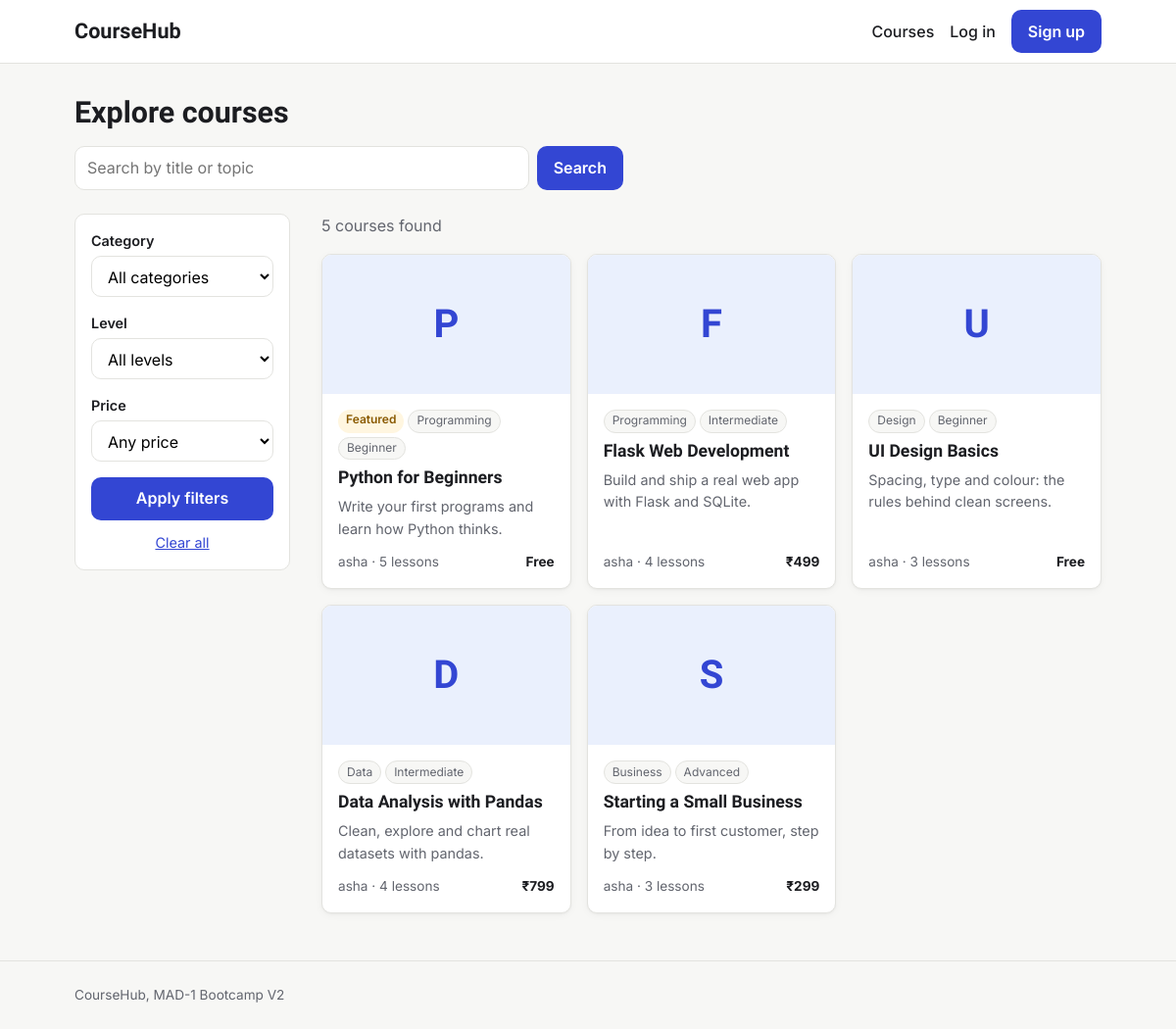
Screenshot of /courses with the database file from the repository.
### models.py (models this page shows, shortened)
class Course(db.Model):
    id = db.Column(db.Integer, primary_key=True)
    title = db.Column(db.String(200), nullable=False)
    slug = db.Column(db.String(200), unique=True, nullable=False)
    description = db.Column(db.Text)
    short_description = db.Column(db.String(500))
    thumbnail = db.Column(db.String(300))
    price = db.Column(db.Float, default=0.0)
    category = db.Column(db.String(50))
    level = db.Column(db.String(20))
    is_published = db.Column(db.Boolean, default=False)
    is_featured = db.Column(db.Boolean, default=False)
    instructor_id = db.Column(db.Integer, db.ForeignKey("user.id"), nullable=False)
    created_at = db.Column(db.DateTime, default=utc_now)
    updated_at = db.Column(db.DateTime, default=utc_now, onupdate=utc_now)
    lessons = db.relationship(
        "Lesson",
        backref="course",
        cascade="all, delete-orphan",
        order_by="Lesson.order",
    )
    enrollments = db.relationship(
        "Enrollment", backref="course", cascade="all, delete-orphan"
    )

class User(db.Model):
    id = db.Column(db.Integer, primary_key=True)
    username = db.Column(db.String(80), unique=True, nullable=False)
    email = db.Column(db.String(120), unique=True, nullable=False)
    password_hash = db.Column(db.String(256), nullable=False)
    role = db.Column(db.String(20), nullable=False, default="student")
    bio = db.Column(db.Text)
    avatar = db.Column(db.String(200))
    created_at = db.Column(db.DateTime, default=utc_now)
    is_active = db.Column(db.Boolean, default=True)
    taught_courses = db.relationship("Course", backref="instructor", lazy=True)
    enrollments = db.relationship(
        "Enrollment", backref="student", cascade="all, delete-orphan"
    )
    completions = db.relationship(
        "LessonCompletion", backref="student", cascade="all, delete-orphan"
    )

### app.py (the view, shortened to what this page needs)
    @app.route("/courses")
    def course_list():
        filters = {
            "q": request.args.get("q", "").strip(),
            "category": request.args.get("category", ""),
            "level": request.args.get("level", ""),
            "price": request.args.get("price", ""),
        }
        query = db.select(Course).where(Course.is_published.is_(True))
        if filters["category"] in CATEGORIES:
            query = query.where(Course.category == filters["category"])
        if filters["level"] in LEVELS:
            query = query.where(Course.level == filters["level"])
        if filters["price"] == "free":
            query = query.where(Course.price == 0)
        elif filters["price"] == "paid":
            query = query.where(Course.price > 0)
        query = query.order_by(Course.is_featured.desc(), Course.created_at.desc())
        page = db.paginate(query, per_page=9, error_out=False)
        return render_template(
            "course_list.html",
            page=page,
            filters=filters,
            categories=CATEGORIES,
            levels=LEVELS,
        )

### templates/course_list.html (shortened to what this page needs)
{% extends "base.html" %}
{% from "macros.html" import pagination with context %}
{% block content %}
<div class="page-header">
  <h1>Explore courses</h1>
  <form class="search-bar" action="{{ url_for('course_list') }}" method="get" role="search">
    <input id="q" name="q" type="search" value="{{ filters.q }}" placeholder="Search by title or topic">
    <button type="submit" class="btn btn-primary">Search</button>
  </form>
</div>
<div class="catalog">
  <aside class="filters">
    <form action="{{ url_for('course_list') }}" method="get">
      <div class="field">
        <label for="category">Category</label>
        <select id="category" name="category">
          <option value="">All categories</option>
        </select>
      </div>
      <div class="field">
        <label for="level">Level</label>
        <select id="level" name="level">
          <option value="">All levels</option>
        </select>
      </div>
      <div class="field">
        <label for="price">Price</label>
        <select id="price" name="price">
          <option value="">Any price</option>
        </select>
      </div>
      <button type="submit" class="btn btn-primary btn-block">Apply filters</button>
      <a class="clear-link" href="{{ url_for('course_list') }}">Clear all</a>
    </form>
  </aside>
  <section aria-label="Course results">
    <p class="muted result-count">{{ page.total }} course{{ '' if page.total == 1 else 's' }} found</p>
    {% if page.items %}
      <div class="course-grid">
        {% for course in page.items %}
          <article class="course-card">
            <a href="{{ url_for('course_detail', slug=course.slug) }}" class="course-thumb" aria-hidden="true" tabindex="-1">
              {% if course.thumbnail %}
                <img src="{{ course.thumbnail }}" alt="">
              {% else %}
                <span>{{ course.title[0] }}</span>
              {% endif %}
            </a>
            <div class="course-body">
              <div class="tags">
                {% if course.is_featured %}<span class="badge badge-featured">Featured</span>{% endif %}
                {% if course.category %}<span class="tag">{{ course.category|capitalize }}</span>{% endif %}
                {% if course.level %}<span class="tag">{{ course.level|capitalize }}</span>{% endif %}
              </div>
              <h2><a href="{{ url_for('course_detail', slug=course.slug) }}">{{ course.title }}</a></h2>
              <p class="muted">{{ course.short_description or '' }}</p>
              <div class="course-meta">
                <span>{{ course.instructor.username }} · {{ course.lessons|length }} lessons</span>
                <strong>{{ course.price|price }}</strong>
              </div>
            </div>
          </article>
        {% endfor %}
      </div>
    {% else %}
      <div class="empty-state">
        <h2>No courses match</h2>
        <p class="muted">Try a different search or clear the filters.</p>
        <a class="btn btn-secondary" href="{{ url_for('course_list') }}">Show all courses</a>
      </div>
    {% endif %}
  </section>
</div>
{% endblock %}

### static/style.css (style rules this page uses)
:root { --font-display: "Bricolage Grotesque", ui-sans-serif, system-ui, sans-serif; --font-body: "Inter", ui-sans-serif, system-ui, -apple-system, "Segoe UI", Roboto, sans-serif; --color-bg: #f7f7f5; --color-surface: #ffffff; --color-text: #1c1d21; --color-muted: #62656e; --color-border: #e3e3df; --color-primary: #3346d3; --color-primary-hover: #2636b0; --color-focus: #8a96ff; --color-success-bg: #e8f5ec; --color-success-text: #1d6b3a; --color-error-bg: #fdecec; --color-error-text: #a12626; --color-warning-bg: #fff6e0; --color-warning-text: #8a5a00; --color-info-bg: #eaf0fd; --color-info-text: #244a9e; --radius: 10px; --space-1: 0.25rem; --space-2: 0.5rem; --space-3: 0.75rem; --space-4: 1rem; --space-6: 1.5rem; --space-8: 2rem; --space-12: 3rem; --shadow: 0 1px 2px rgba(0, 0, 0, 0.04), 0 2px 8px rgba(0, 0, 0, 0.04); }
*, *::before, *::after { box-sizing: border-box; }
body { margin: 0; min-height: 100vh; display: flex; flex-direction: column; font-family: var(--font-body); font-size: 1rem; line-height: 1.55; color: var(--color-text); background: var(--color-bg); }
h1, h2, h3 { font-family: var(--font-display); line-height: 1.2; margin: 0 0 var(--space-2); }
h1 { font-size: 1.9rem; }
h2 { font-size: 1.2rem; }
a { color: var(--color-primary); }
.muted { color: var(--color-muted); }
.btn { display: inline-block; padding: 0.55rem 1rem; border: 1px solid transparent; border-radius: var(--radius); font: inherit; font-weight: 600; text-decoration: none; cursor: pointer; transition: background-color 0.15s ease, border-color 0.15s ease; }
.btn-primary { background: var(--color-primary); color: #fff; }
.btn-block { width: 100%; }
.badge { display: inline-block; padding: 0.1rem 0.5rem; border-radius: 999px; font-size: 0.75rem; font-weight: 600; }
.field { display: flex; flex-direction: column; gap: var(--space-1); margin-bottom: var(--space-4); }
.field label, .field legend { font-weight: 600; font-size: 0.9rem; }
.page-header { margin-bottom: var(--space-6); }
select, textarea, input[type="search"], input[type="number"], input[type="url"] { padding: 0.55rem 0.75rem; border: 1px solid var(--color-border); border-radius: var(--radius); font: inherit; background: var(--color-surface); }
.search-bar { display: flex; gap: var(--space-2); max-width: 560px; margin-top: var(--space-4); }
.search-bar input { flex: 1; min-width: 0; }
.catalog { display: grid; grid-template-columns: 220px 1fr; gap: var(--space-8); align-items: start; }
.filters { padding: var(--space-4); background: var(--color-surface); border: 1px solid var(--color-border); border-radius: var(--radius); }
.clear-link { display: block; margin-top: var(--space-3); text-align: center; font-size: 0.9rem; }
.result-count { margin-top: 0; }
.course-grid { display: grid; grid-template-columns: repeat(auto-fill, minmax(240px, 1fr)); gap: var(--space-4); }
.course-card { display: flex; flex-direction: column; overflow: hidden; background: var(--color-surface); border: 1px solid var(--color-border); border-radius: var(--radius); box-shadow: var(--shadow); }
.course-thumb { display: grid; place-items: center; aspect-ratio: 16 / 9; background: var(--color-info-bg); color: var(--color-primary); font-family: var(--font-display); font-size: 2.5rem; font-weight: 700; text-decoration: none; }
.course-body { display: flex; flex: 1; flex-direction: column; padding: var(--space-4); }
.course-body h2 { font-size: 1.1rem; margin-top: var(--space-2); }
.course-body h2 a { color: var(--color-text); text-decoration: none; }
.course-body > .muted { flex: 1; margin: 0 0 var(--space-3); font-size: 0.9rem; }
.course-meta { display: flex; justify-content: space-between; gap: var(--space-2); font-size: 0.85rem; color: var(--color-muted); }
.course-meta strong { color: var(--color-text); }
.tags { display: flex; flex-wrap: wrap; gap: var(--space-1); }
.tag { display: inline-block; padding: 0.1rem 0.5rem; border-radius: 999px; background: var(--color-bg); border: 1px solid var(--color-border); font-size: 0.75rem; color: var(--color-muted); }
.badge-featured { background: var(--color-warning-bg); color: var(--color-warning-text); }

### rows the page displays
Course: title "P", is_featured "Featured", category "Programming", level "Beginner", title "Python for Beginners", short_description "Write your first programs and learn how Python thinks.", instructor.username "asha", lessons|length "5", price "Free"
Course: title "F", category "Programming", level "Intermediate", title "Flask Web Development", short_description "Build and ship a real web app with Flask and SQLite.", instructor.username "asha", lessons|length "4", price "₹499"
Course: title "U", category "Design", level "Beginner", title "UI Design Basics", short_description "Spacing, type and colour: the rules behind clean screens.", instructor.username "asha", lessons|length "3", price "Free"
Course: title "D", category "Data", level "Intermediate", title "Data Analysis with Pandas", short_description "Clean, explore and chart real datasets with pandas.", instructor.username "asha", lessons|length "4", price "₹799"
Course: title "S", category "Business", level "Advanced", title "Starting a Small Business", short_description "From idea to first customer, step by step.", instructor.username "asha", lessons|length "3", price "₹299"

### other values shown
{{ page.total }} "5"
{{ '' if page.total == 1 else 's' }} "s"
